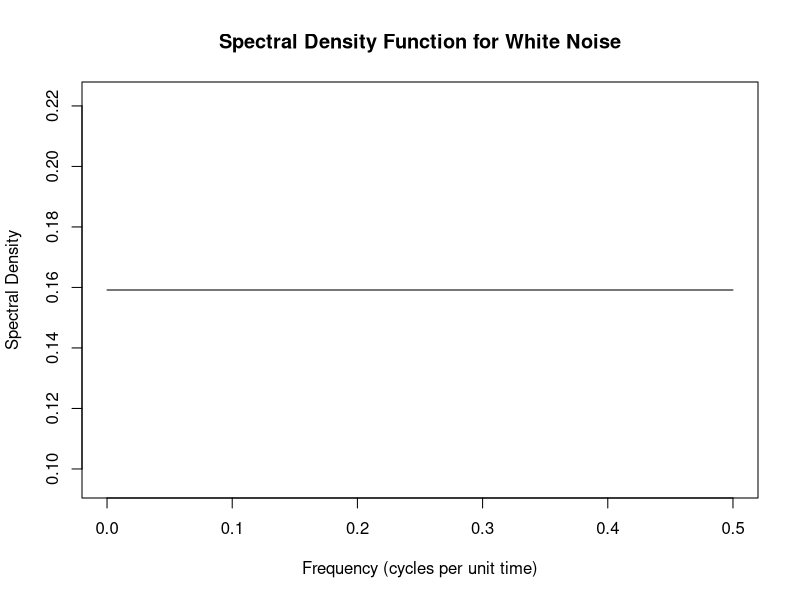
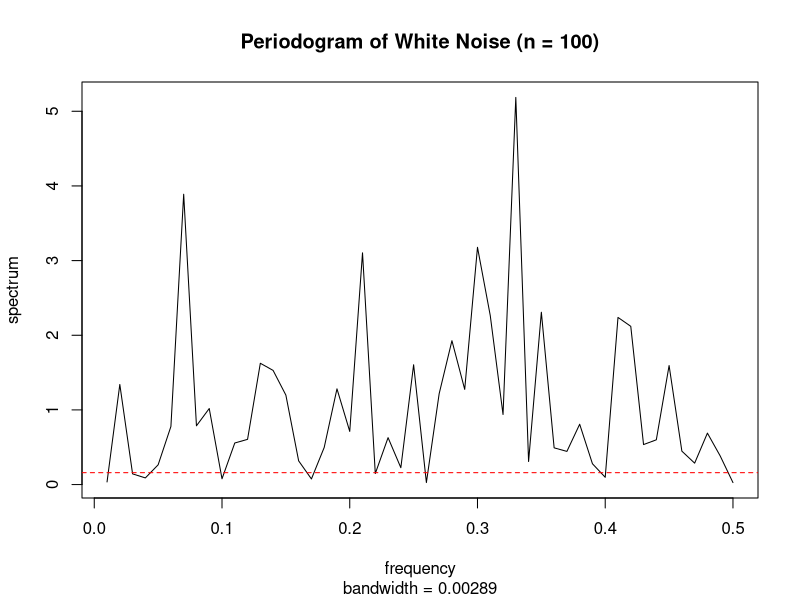
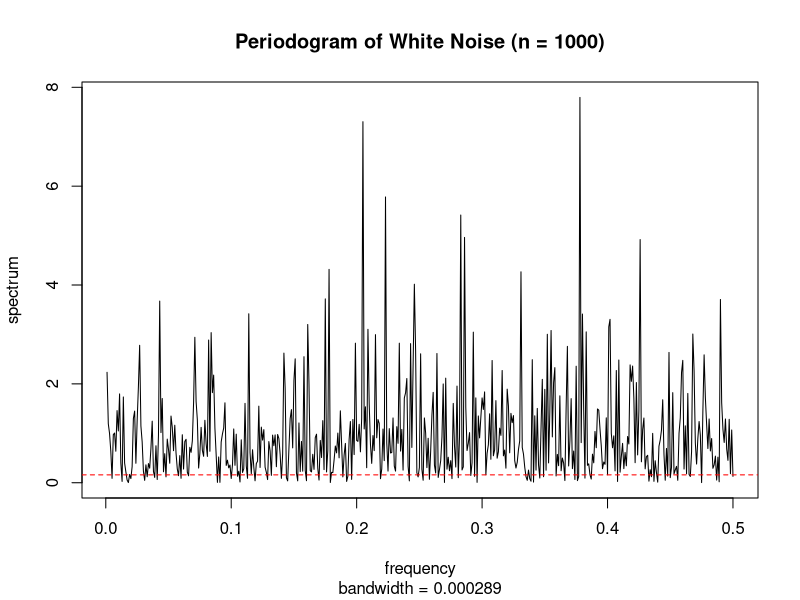

The R source for these figures, in order:
## ---- chunk 1
knitr::opts_chunk$set(echo = TRUE)

library(knitr)
library(tseries)
library(forecast)
## ---- chunk 2
freq <- seq(0, 0.5, length.out = 100)

spectral_density <- rep(1/(2*pi), length(freq))

plot(freq,
     spectral_density, 
     xlab = "Frequency (cycles per unit time)", 
     ylab = "Spectral Density", 
     main = "Spectral Density Function for White Noise",
     type = "l")
## ---- chunk 3
q1b <- arima.sim(model = list(order = c(0, 0, 0)), n = 100, sd = 1)

spec.pgram(q1b, 
           log = "no",
           main = "Periodogram of White Noise (n = 100)")
# True Value
abline(h =  1/(2*pi), col = "red", lty = 2)
## ---- chunk 4
q1b <- arima.sim(model = list(order = c(0, 0, 0)), n = 1000, sd = 1)

spec.pgram(q1b, 
           log = "no",
           main = "Periodogram of White Noise (n = 1000)")
# True Value
abline(h =  1/(2*pi), col = "red", lty = 2)
## ---- chunk 5

## ---- chunk 6

## ---- chunk 7

## ---- chunk 8

## ---- chunk 9

## ---- chunk 10

## ---- chunk 11

## ---- chunk 12

## ---- chunk 13

